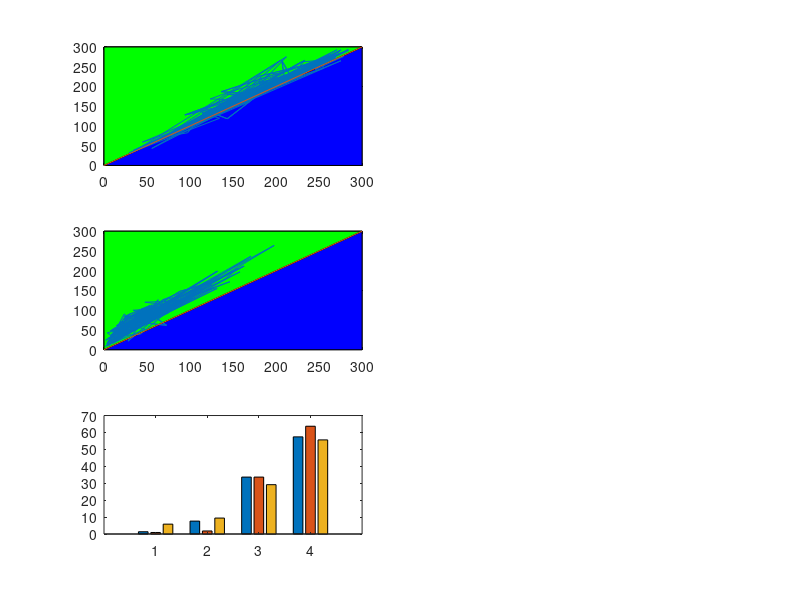

MATLAB code for this plot: (Note: this script raises an error after producing the figure.)

clear
clc

load param_ThrePert_SB0AB0_25pc_AND.mat
load param_SameSA0SB0_AND.mat

unp=tri_types(nrr,:);
ind=tri_type_AB0ltSB0;
dir=tri_type_SB0ltAB0;

nr=length(tri_type_SB0ltAB0);

for ii=1:nr

    if tri_type_AB0ltSB0(ii)==1 
        M_state_AB0ltSB0(ii,1)=SNB_AB0ltSB0(ii,3)-SNB_AB0ltSB0(ii,4);
        H_state_AB0ltSB0(ii,1)=SNB_AB0ltSB0(ii,3)-SNB_AB0ltSB0(ii,2);
        Tri_Reg_AB0ltSB0(ii,1)=SNB_AB0ltSB0(ii,1)-SNB_AB0ltSB0(ii,4);
    elseif tri_type_AB0ltSB0(ii)==3
        M_state_AB0ltSB0(ii,1)=SNB_AB0ltSB0(ii,3)-SNB_AB0ltSB0(ii,4);
        H_state_AB0ltSB0(ii,1)=SNB_AB0ltSB0(ii,3)-SNB_AB0ltSB0(ii,2);
        Tri_Reg_AB0ltSB0(ii,1)=SNB_AB0ltSB0(ii,1)-SNB_AB0ltSB0(ii,2);
    elseif tri_type_AB0ltSB0(ii)==2 
        M_state_AB0ltSB0(ii,1)=SNB_AB0ltSB0(ii,1)-SNB_AB0ltSB0(ii,4);
        H_state_AB0ltSB0(ii,1)=SNB_AB0ltSB0(ii,3)-SNB_AB0ltSB0(ii,2);
        Tri_Reg_AB0ltSB0(ii,1)=SNB_AB0ltSB0(ii,3)-SNB_AB0ltSB0(ii,4);
    elseif tri_type_AB0ltSB0(ii)==4 
        M_state_AB0ltSB0(ii,1)=SNB_AB0ltSB0(ii,1)-SNB_AB0ltSB0(ii,4);
        H_state_AB0ltSB0(ii,1)=SNB_AB0ltSB0(ii,3)-SNB_AB0ltSB0(ii,2);
        Tri_Reg_AB0ltSB0(ii,1)=SNB_AB0ltSB0(ii,3)-SNB_AB0ltSB0(ii,2);
    end


    if tri_type_SB0ltAB0(ii)==1 
        M_state_SB0ltAB0(ii,1)=SNB_SB0ltAB0(ii,3)-SNB_SB0ltAB0(ii,4);
        H_state_SB0ltAB0(ii,1)=SNB_SB0ltAB0(ii,3)-SNB_SB0ltAB0(ii,2);
        Tri_Reg_SB0ltAB0(ii,1)=SNB_SB0ltAB0(ii,1)-SNB_SB0ltAB0(ii,4);
    elseif tri_type_SB0ltAB0(ii)==3
        M_state_SB0ltAB0(ii,1)=SNB_SB0ltAB0(ii,3)-SNB_SB0ltAB0(ii,4);
        H_state_SB0ltAB0(ii,1)=SNB_SB0ltAB0(ii,3)-SNB_SB0ltAB0(ii,2);
        Tri_Reg_SB0ltAB0(ii,1)=SNB_SB0ltAB0(ii,1)-SNB_SB0ltAB0(ii,2);
    elseif tri_type_SB0ltAB0(ii)==2
        M_state_SB0ltAB0(ii,1)=SNB_SB0ltAB0(ii,1)-SNB_SB0ltAB0(ii,4);
        H_state_SB0ltAB0(ii,1)=SNB_SB0ltAB0(ii,3)-SNB_SB0ltAB0(ii,2);
        Tri_Reg_SB0ltAB0(ii,1)=SNB_SB0ltAB0(ii,3)-SNB_SB0ltAB0(ii,4);
    elseif tri_type_SB0ltAB0(ii)==4
        M_state_SB0ltAB0(ii,1)=SNB_SB0ltAB0(ii,1)-SNB_SB0ltAB0(ii,4);
        H_state_SB0ltAB0(ii,1)=SNB_SB0ltAB0(ii,3)-SNB_SB0ltAB0(ii,2);
        Tri_Reg_SB0ltAB0(ii,1)=SNB_SB0ltAB0(ii,3)-SNB_SB0ltAB0(ii,2);
    end

end

ind_types=[sum(ind==1),sum(ind==2),sum(ind==3),sum(ind==4)];
ind_pc=ind_types.*100./sum(ind_types);

dir_types=[sum(dir==1),sum(dir==2),sum(dir==3),sum(dir==4)];
dir_pc=dir_types.*100./sum(dir_types);

unp_types=[sum(unp==1),sum(unp==2),sum(unp==3),sum(unp==4)];
unp_pc=unp_types.*100./sum(unp_types);



%%%%%%%%%%%%%%%%%%%%%%%%%%%%%%%%%%%%%%%%%%%%%%%%%%%%%%%%%%%%%%%%%%%%%%%%%%%


% Define the vertices of the triangle
x1 = [0, 300, 300];
y1 = [0, 0, 300];

% Plot the vertices
figure(4)
subplot(3,2,1)
plot(x1, y1, 'k-'); % Plot the lines connecting the vertices

% Fill the area of the triangle
% figure(4)
% subplot(3,3,1)
fill(x1, y1, 'b'); % Fill the triangle with blue color
hold on

% Define the vertices of the triangle
x2 = [0, 0, 300];
y2 = [0, 300, 300];

% Plot the vertices
% figure(4)
% subplot(3,3,1)
plot(x2, y2, 'k-'); % Plot the lines connecting the vertices

% Fill the area of the triangle
% figure(4)
% subplot(3,3,1)
fill(x2, y2, 'g'); % Fill the triangle with blue color
hold on

% figure(4)
% subplot(3,3,1)
plot(SNB_AB0ltSB0(:,1), SNB_SB0ltAB0(:,1))
hold on
plot([0,300],[0,300])

sn1_dir_gt_ind = find(SNB_SB0ltAB0(:,1)>SNB_AB0ltSB0(:,1));
sn1_dir_lt_ind = find(SNB_SB0ltAB0(:,1)<SNB_AB0ltSB0(:,1));
sn1_dir_eq_ind = find(SNB_SB0ltAB0(:,1)==SNB_AB0ltSB0(:,1));
tot_sn1 = length(sn1_dir_gt_ind)+length(sn1_dir_lt_ind)+length(sn1_dir_eq_ind);

sn1_cont=([length(sn1_dir_gt_ind),length(sn1_dir_lt_ind),length(sn1_dir_eq_ind)].*100./tot_sn1)

% Define the vertices of the triangle
x1 = [0, 300, 300];
y1 = [0, 0, 300];

% Plot the vertices
figure(4)
subplot(3,2,3)
plot(x1, y1, 'k-'); % Plot the lines connecting the vertices

% Fill the area of the triangle
% figure(4)
% subplot(2,2,2)
fill(x1, y1, 'b'); % Fill the triangle with blue color
hold on

% Define the vertices of the triangle
x2 = [0, 0, 300];
y2 = [0, 300, 300];

% Plot the vertices
% figure(4)
% subplot(2,2,2)
plot(x2, y2, 'k-'); % Plot the lines connecting the vertices

% Fill the area of the triangle
% figure(4)
% subplot(2,2,2)
fill(x2, y2, 'g'); % Fill the triangle with blue color
hold on

% subplot(2,2,2)
plot(M_state_AB0ltSB0,M_state_SB0ltAB0)
hold on
plot([0,300],[0,300])

m_dir_gt_ind = find(M_state_SB0ltAB0(:,1)>M_state_AB0ltSB0(:,1));
m_dir_lt_ind = find(M_state_SB0ltAB0(:,1)<M_state_AB0ltSB0(:,1));
m_dir_eq_ind = find(M_state_SB0ltAB0(:,1)==M_state_AB0ltSB0(:,1));
tot_m = length(m_dir_gt_ind)+length(m_dir_lt_ind)+length(m_dir_eq_ind);


mstate_cont=([length(m_dir_gt_ind),length(m_dir_lt_ind),length(m_dir_eq_ind)].*100./tot_m)

subplot(3,2,5)
bar([unp_pc;dir_pc;ind_pc]')
% set(gca, 'TickDir', 'out');

text(1:length(unp_pc),unp_pc,num2str(unp_pc'),'vert','bottom','horiz','center','Rotation',90); 

text(1:length(dir_pc),dir_pc,num2str(dir_pc'),'vert','bottom','horiz','center','Rotation',90); 

text(1:length(ind_pc),ind_pc,num2str(ind_pc'),'vert','bottom','horiz','center','Rotation',90); 

set(gca, 'XTickLabel',{'2U2D','1U2D','2U1D','1U1D'})
